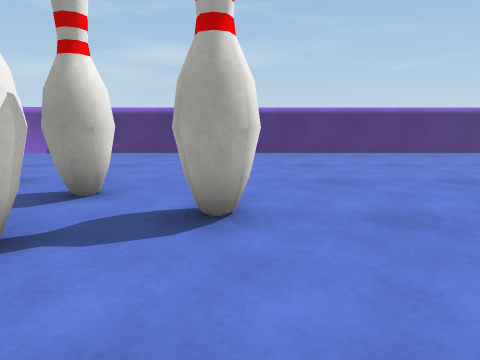
[1] (above)

14 first-person views from a walk through a scene from a Unity 3-D project. The camera is 0.5 m above the floor, tilts 10° down and sees 75° across. The floor is counted in squares, 0.5 m on a side. Each view is taken from the middle of a square. On the plan, view 1 faces up. The plan holds only what a view shows up to about 12 squares ahead; the rest is blank. The place goes on beyond the plan. Some surface patterns are stand-ins.

[2]
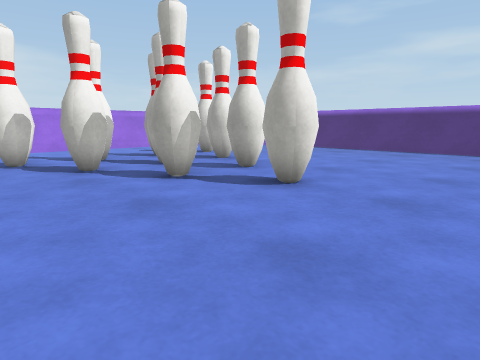

[3]
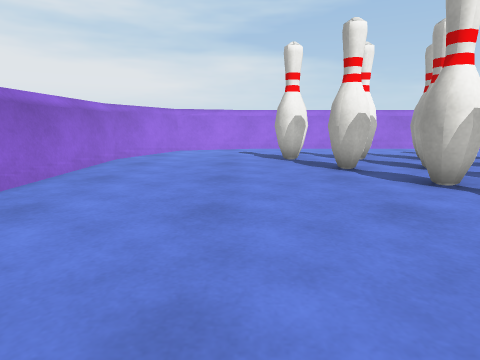

[4]
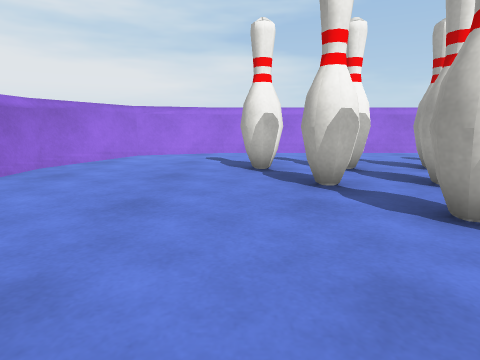

[5]
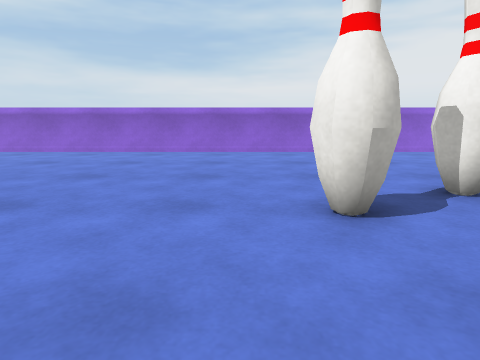

[6]
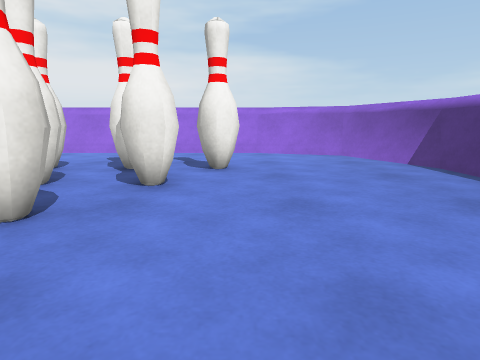

[7]
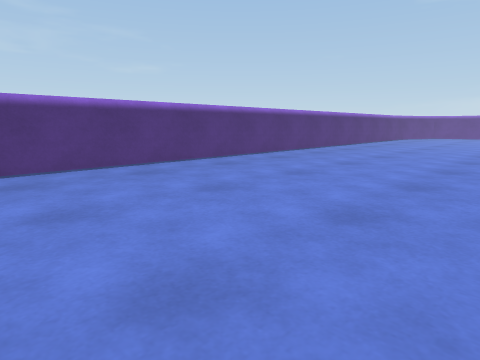

[8]
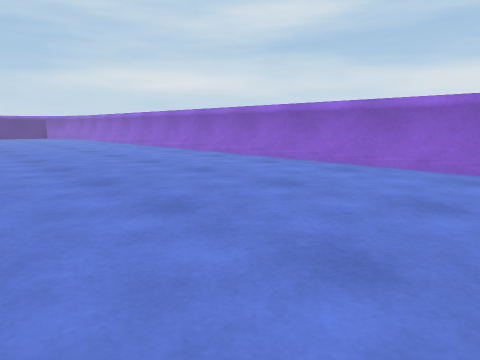

[9]
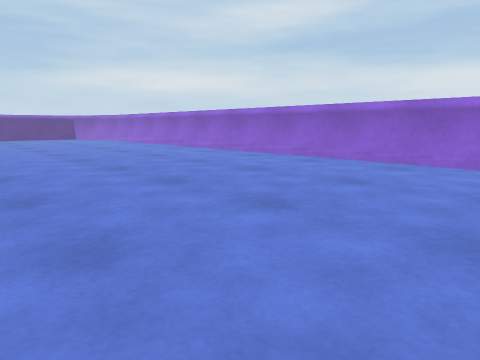

[10]
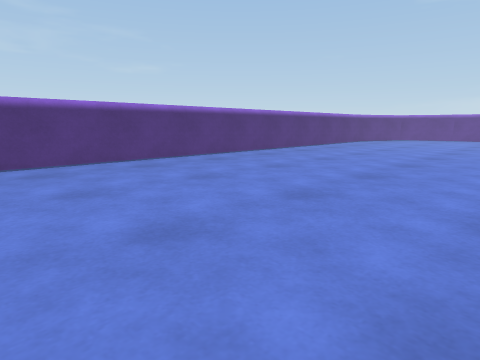

[11]
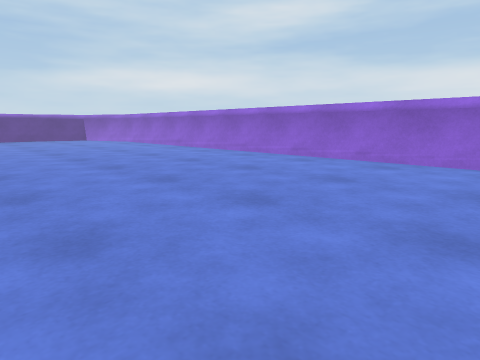

[12]
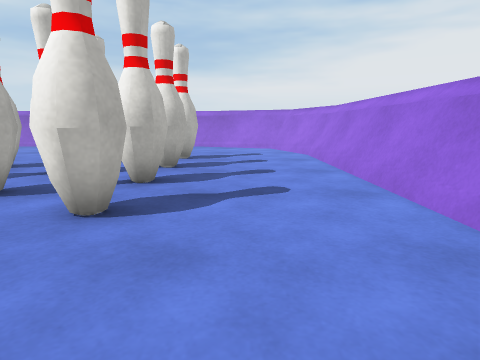

[13]
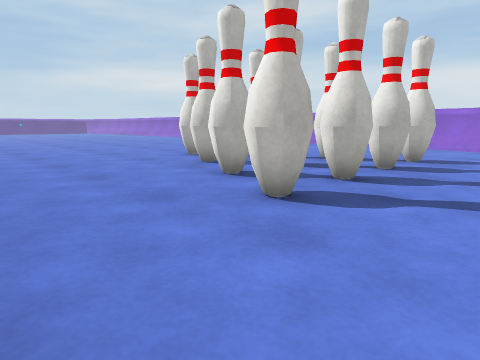

[14]
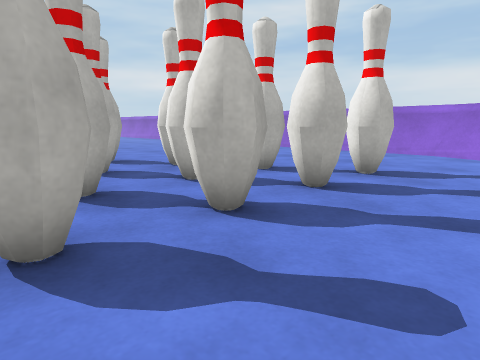

### Floor plan
Key: @ floor where view 1 was taken; # wall or solid block; . floor; = window, fence, low wall or low ledge; O other object.
Columns run from 11 left of view 1 to 16 right of it. Each row starts with its distance up from view 1.
 12    ########################
 11  ####.......................
 10  #..........................
  9 ##..........................
  8 #=..........................
  7 #....O......................
  6 #...OO.O....................
  5 #....OOO.O..................
  4 #...OOOOOO.O................
  3 #....OOOOOOO................
  2 #...OOOOOO..................
  1 #....OOO....................
  0 #...OO.....@................
 -1 #=..........................
 -2 ##..........................
 -3  #..........................
 -4  ####.......................
 -5    #########################

Positions as (right, up) in squares from view 1, and headings:
1: (0, 0), facing up
2: (3, -1), facing up-left
3: (3, -1), facing left
4: (1, 0), facing left
5: (1, 7), facing down
6: (1, 7), facing left
7: (3, 4), facing up-right
8: (3, 3), facing down-right
9: (6, 4), facing down-right
10: (7, 3), facing up-right
11: (8, 4), facing down-right
12: (-8, 10), facing down
13: (-9, 10), facing down-right
14: (-9, 7), facing down-right
